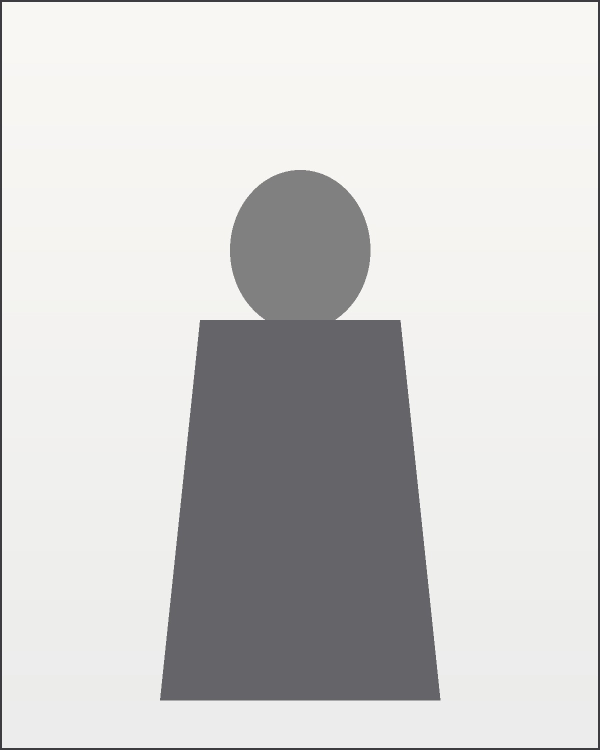
#> input picture assets/raw/owner/owner.jpg, 1200 x 1500 px (shown at 1/2 size); its folder holds only this picture in this run
$ python process_images.py
#> lines starting #> are read from the running program, lines starting #| are printed output that depends on the picture
#!/usr/bin/env python3
"""
Скрипт обработки изображений для production.

Читает assets/raw/ рекурсивно, обрабатывает и создаёт варианты в assets/processed/.
Также генерирует assets/assets-manifest.json с метаданными.

Требования:
- Исправление ориентации по EXIF (ImageOps.exif_transpose)
- Удаление метаданных (EXIF, IPTC, XMP)
- WebP (quality 85) + JPEG fallback (quality 88)
- Варианты: thumbnail (400px), card (800px), hero (1600px), fullscreen (1920px)
- Ограничение максимального размера (fullscreen 1920px по длинной стороне)
- Сохранение пропорций (thumbnail=False, resample=LANCZOS)
- Лёгкая коррекция: яркость +5%, контраст +5%, резкость через UnsharpMask
- НЕ дорисовывать элементы, НЕ менять цвета
"""

from __future__ import annotations

import argparse
import json
import logging
import os
import sys
from pathlib import Path
from typing import Any

from PIL import Image, ImageEnhance, ImageFilter, ImageOps

# Настройка логирования
logging.basicConfig(
    level=logging.INFO,
    format="%(asctime)s %(levelname)s: %(message)s",
    datefmt="%H:%M:%S",
)
logger = logging.getLogger(__name__)

# Варианты размеров (по длинной стороне)
VARIANTS = {
    "thumbnail": 400,
    "card": 800,
    "hero": 1600,
    "fullscreen": 1920,
}

# Качество выходных форматов
WEBP_QUALITY = 85
JPEG_QUALITY = 88

# Категории и их подсказки
CATEGORY_SUGGESTED_USAGE: dict[str, str] = {
    "owner": "hero_owner",
    "kitchens": "gallery",
    "kitchens_real": "gallery",
    "facades": "reference",
    "colors": "reference",
    "handles": "reference",
    "countertops": "reference",
    "logo": "logo",
    "brand": "logo",
    "reviews": "review",
}

CLIENT_PHOTO_METADATA: dict[str, dict[str, Any]] = {
    "owner_4993": {
        "caption": "Артём Ермаков в салоне «Интерьер»",
        "layout": "",
        "style": "modern",
        "primary_color": "gray",
        "alt_text": "Артём Ермаков, основатель компании «Интерьер»",
        "focus_point": {"x": 0.5, "y": 0.3},
        "suggested_usage": "hero_owner",
    },
    "owner_at_kitchen": {
        "caption": "Артём Ермаков у одной из выполненных кухонь",
        "layout": "corner",
        "style": "modern",
        "primary_color": "gray",
        "alt_text": "Артём Ермаков на фоне серой кухни на заказ",
        "focus_point": {"x": 0.45, "y": 0.45},
        "suggested_usage": "hero_owner",
    },
    "real_kitchen_light_line": {
        "caption": "Светлая линейная кухня с каменной рабочей зоной",
        "layout": "straight",
        "style": "modern",
        "primary_color": "beige",
        "alt_text": "Светлая кухня на заказ с встроенной техникой",
        "focus_point": {"x": 0.52, "y": 0.45},
    },
    "real_kitchen_green_corner": {
        "caption": "Угловая кухня в спокойном зелёном оттенке",
        "layout": "corner",
        "style": "modern",
        "primary_color": "green",
        "alt_text": "Зелёная угловая кухня на заказ",
        "focus_point": {"x": 0.5, "y": 0.45},
    },
    "real_kitchen_green_long": {
        "caption": "Просторная кухня с зелёными нижними фасадами",
        "layout": "straight",
        "style": "modern",
        "primary_color": "green",
        "alt_text": "Современная кухня с зелёными фасадами и белым верхом",
        "focus_point": {"x": 0.5, "y": 0.42},
    },
    "real_kitchen_graphite_wood": {
        "caption": "Графитовая кухня с тёплой деревянной столешницей",
        "layout": "straight",
        "style": "modern",
        "primary_color": "gray",
        "alt_text": "Графитовая кухня на заказ с деревянной столешницей",
        "focus_point": {"x": 0.5, "y": 0.46},
    },
    "real_kitchen_soft_gray_corner": {
        "caption": "Угловая кухня в серо-белой гамме",
        "layout": "corner",
        "style": "neoclassic",
        "primary_color": "gray",
        "alt_text": "Серо-белая угловая кухня на заказ",
        "focus_point": {"x": 0.52, "y": 0.45},
    },
    "real_kitchen_classic_white": {
        "caption": "Классическая белая кухня с витринными фасадами",
        "layout": "straight",
        "style": "classic",
        "primary_color": "white",
        "alt_text": "Белая классическая кухня на заказ",
        "focus_point": {"x": 0.5, "y": 0.48},
    },
    "work_4481": {
        "caption": "Светлая кухня с пеналами",
        "style": "modern",
        "primary_color": "beige",
        "alt_text": "Светлая кухня с пеналами и встроенной техникой",
        "focus_point": {"x": 0.52, "y": 0.45},
    },
    "work_4482": {
        "caption": "Угловая кухня с древесной стеновой панелью",
        "layout": "corner",
        "style": "modern",
        "primary_color": "gray",
        "alt_text": "Угловая кухня с серыми фасадами и древесной стеновой панелью",
        "focus_point": {"x": 0.52, "y": 0.46},
    },
    "work_4485": {
        "caption": "Светлая рабочая зона без ручек",
        "style": "modern",
        "primary_color": "white",
        "alt_text": "Светлая рабочая зона кухни без ручек",
        "focus_point": {"x": 0.48, "y": 0.45},
    },
    "work_4486": {
        "caption": "Угловая кухня с зелёным акцентом",
        "layout": "corner",
        "style": "modern",
        "primary_color": "green",
        "alt_text": "Угловая кухня с зелёными нижними фасадами",
        "focus_point": {"x": 0.5, "y": 0.45},
    },
    "work_4487": {
        "caption": "Фрагмент серой кухни",
        "style": "modern",
        "primary_color": "gray",
        "alt_text": "Рабочая зона кухни с серыми фасадами",
        "focus_point": {"x": 0.5, "y": 0.46},
    },
    "work_4488": {
        "caption": "Зелёно-белая кухня с длинной рабочей зоной",
        "style": "modern",
        "primary_color": "green",
        "alt_text": "Кухня с зелёными фасадами и светлой столешницей",
        "focus_point": {"x": 0.5, "y": 0.42},
    },
    "work_4489": {
        "caption": "Угловая кухня с встроенной техникой",
        "layout": "corner",
        "style": "modern",
        "primary_color": "gray",
        "alt_text": "Компактная угловая кухня со встроенной техникой",
        "focus_point": {"x": 0.5, "y": 0.45},
    },
    "work_4490": {
        "caption": "Рабочая линия кухни",
        "style": "modern",
        "primary_color": "gray",
        "alt_text": "Столешница и варочная зона кухни",
        "focus_point": {"x": 0.5, "y": 0.45},
    },
    "work_4491": {
        "caption": "Угловая кухня с древесной столешницей",
        "layout": "corner",
        "style": "modern",
        "primary_color": "gray",
        "alt_text": "Угловая кухня в графитовых и древесных оттенках",
        "focus_point": {"x": 0.5, "y": 0.46},
    },
    "work_4492": {
        "caption": "Компактная линейная кухня",
        "layout": "straight",
        "style": "modern",
        "primary_color": "gray",
        "alt_text": "Компактная линейная кухня в серых оттенках",
        "focus_point": {"x": 0.5, "y": 0.45},
    },
    "work_4493": {
        "caption": "Серо-белая угловая кухня",
        "layout": "corner",
        "style": "modern",
        "primary_color": "gray",
        "alt_text": "Серо-белая угловая кухня",
        "focus_point": {"x": 0.5, "y": 0.45},
    },
    "work_4494": {
        "caption": "П-образная кухня в зелёном цвете",
        "layout": "u_shape",
        "style": "modern",
        "primary_color": "green",
        "alt_text": "П-образная зелёная кухня в компактном помещении",
        "focus_point": {"x": 0.5, "y": 0.48},
    },
    "work_4495": {
        "caption": "Классическая угловая кухня",
        "layout": "corner",
        "style": "classic",
        "primary_color": "white",
        "alt_text": "Классическая белая угловая кухня",
        "focus_point": {"x": 0.5, "y": 0.46},
    },
    "work_4496": {
        "caption": "Небольшая угловая кухня",
        "layout": "corner",
        "style": "modern",
        "primary_color": "gray",
        "alt_text": "Небольшая угловая кухня в светло-серых оттенках",
        "focus_point": {"x": 0.5, "y": 0.46},
    },
    "logo_interier": {
        "caption": "Логотип мебельного салона Интерьер",
        "alt_text": "Логотип Мебельный салон Интерьер",
        "suggested_usage": "logo",
    },
    "logo_interier_cropped": {
        "caption": "Логотип мебельного салона Интерьер",
        "alt_text": "Логотип Мебельный салон Интерьер",
        "suggested_usage": "logo_header",
    },
}


def _setup_directories(output_root: Path) -> None:
    """Создаёт выходные директории для всех категорий."""
    for category in CATEGORY_SUGGESTED_USAGE:
        (output_root / category).mkdir(parents=True, exist_ok=True)


def _get_category(file_path: Path, input_root: Path) -> str:
    """Определяет категорию из пути относительно input_root."""
    try:
        rel = file_path.relative_to(input_root)
        parts = rel.parts
        if len(parts) >= 2:
            return parts[0]
    except ValueError:
        pass
    return "unknown"


def _get_file_id(file_path: Path) -> str:
    """Возвращает ID файла без расширения."""
    return file_path.stem


def _fix_orientation(img: Image.Image) -> Image.Image:
    """Исправляет ориентацию изображения по EXIF."""
    return ImageOps.exif_transpose(img) or img


def _strip_metadata(img: Image.Image) -> Image.Image:
    """Удаляет все метаданные (EXIF, IPTC, XMP) из изображения."""
    clean = Image.new(img.mode, img.size)
    clean.paste(img)
    return clean


def _apply_light_correction(img: Image.Image) -> Image.Image:
    """Применяет лёгкую коррекцию: яркость +5%, контраст +5%, мягкая резкость."""
    # Яркость +5%
    enhancer = ImageEnhance.Brightness(img)
    img = enhancer.enhance(1.05)

    # Контраст +5%
    enhancer = ImageEnhance.Contrast(img)
    img = enhancer.enhance(1.05)

    # Резкость — мягкая UnsharpMask
    img = img.filter(
        ImageFilter.UnsharpMask(radius=2, percent=80, threshold=3)
    )

    return img


def _resize_to_long_side(img: Image.Image, max_size: int) -> Image.Image:
    """Уменьшает изображение, чтобы длинная сторона не превышала max_size.

    Сохраняет пропорции, использует LANCZOS.
    """
    w, h = img.size
    long_side = max(w, h)
    if long_side <= max_size:
        return img

    ratio = max_size / long_side
    new_w = int(w * ratio)
    new_h = int(h * ratio)
    return img.resize((new_w, new_h), Image.Resampling.LANCZOS)


def _create_variants(
    img: Image.Image,
    output_dir: Path,
    basename: str,
) -> dict[str, dict[str, Any]]:
    """Создаёт варианты изображения (thumbnail, card, hero, fullscreen) в WebP и JPEG.

    Возвращает словарь с метаданными для каждого варианта.
    """
    variants: dict[str, dict[str, Any]] = {}

    for variant_name, max_size in VARIANTS.items():
        resized = _resize_to_long_side(img, max_size)

        # WebP
        webp_path = output_dir / f"{basename}_{variant_name}.webp"
        # Для WebP конвертируем в RGB если нужно
        webp_img = resized.convert("RGB") if resized.mode in ("RGBA", "LA", "P") else resized
        webp_img.save(webp_path, "WEBP", quality=WEBP_QUALITY, method=6)

        # JPEG fallback
        jpg_path = output_dir / f"{basename}_{variant_name}.jpg"
        jpg_img = resized.convert("RGB") if resized.mode in ("RGBA", "LA", "P") else resized
        jpg_img.save(jpg_path, "JPEG", quality=JPEG_QUALITY, optimize=True)

        variants[variant_name] = {
            "webp": str(webp_path),
            "jpg": str(jpg_path),
            "width": resized.width,
            "height": resized.height,
        }

        logger.debug("  Вариант %s: %dx%d", variant_name, resized.width, resized.height)

    return variants


def _determine_orientation(width: int, height: int) -> str:
    """Определяет ориентацию изображения."""
    if width > height:
        return "landscape"
    elif height > width:
        return "portrait"
    return "square"


def _is_real_work(category: str) -> bool:
    """Определяет, является ли изображение реальной работой (не placeholder)."""
    return category == "kitchens_real"


def _get_quality(category: str) -> str:
    """Возвращает качество изображения."""
    if category in ("kitchens_real", "brand"):
        return "client_photo"
    return "placeholder"


def _is_suitable_for_hero(category: str) -> bool:
    """Определяет, подходит ли изображение для hero-секции."""
    return category in ("owner", "kitchens", "kitchens_real", "logo", "brand")


def _is_suitable_for_gallery(category: str) -> bool:
    """Определяет, подходит ли изображение для галереи."""
    return category in ("kitchens", "kitchens_real")


def _is_suitable_for_ai_reference(category: str) -> bool:
    """Определяет, подходит ли изображение для AI-референса."""
    return category in ("kitchens", "kitchens_real", "facades", "colors", "handles", "countertops")


def process_file(
    file_path: Path,
    input_root: Path,
    output_root: Path,
    display_order: int,
) -> dict[str, Any] | None:
    """Обрабатывает один файл изображения.

    Возвращает запись для манифеста или None, если файл пропущен.
    """
    # Пропускаем не-изображения и .gitkeep
    if file_path.name.startswith("."):
        logger.debug("Пропуск скрытого файла: %s", file_path)
        return None

    ext = file_path.suffix.lower()
    if ext not in (".jpg", ".jpeg", ".png", ".webp", ".gif", ".bmp", ".tiff"):
        logger.debug("Пропуск не-изображения: %s", file_path)
        return None

    category = _get_category(file_path, input_root)
    file_id = _get_file_id(file_path)
    basename = file_path.stem

    logger.info("Обработка: %s (категория: %s)", file_path, category)

    try:
        with Image.open(file_path) as img:
            # Исправляем ориентацию
            img = _fix_orientation(img)

            # Удаляем метаданные
            img = _strip_metadata(img)

            # Лёгкая коррекция
            img = _apply_light_correction(img)

            # Определяем выходную директорию
            output_dir = output_root / category
            output_dir.mkdir(parents=True, exist_ok=True)

            # Создаём варианты
            variants = _create_variants(img, output_dir, basename)

            # Определяем ориентацию по исходному размеру (fullscreen вариант)
            fullscreen_info = variants.get("fullscreen", variants.get("hero", variants.get("card")))
            orientation = _determine_orientation(
                fullscreen_info["width"],
                fullscreen_info["height"],
            )

            # Формируем запись манифеста
            entry: dict[str, Any] = {
                "id": file_id,
                "source_path": str(file_path),
                "category": category,
                "orientation": orientation,
                "variants": variants,
                "suggested_usage": CATEGORY_SUGGESTED_USAGE.get(category, "general"),
                "quality": _get_quality(category),
                "suitable_for_hero": _is_suitable_for_hero(category),
                "suitable_for_gallery": _is_suitable_for_gallery(category),
                "suitable_for_ai_reference": _is_suitable_for_ai_reference(category),
                "caption": "",
                "layout": "",
                "style": "",
                "primary_color": "",
                "alt_text": "",
                "focus_point": {"x": 0.5, "y": 0.5},
                "display_order": display_order,
                "is_real_work": _is_real_work(category),
            }

            entry.update(CLIENT_PHOTO_METADATA.get(file_id, {}))

            return entry

    except Exception as e:
        logger.error("Ошибка обработки %s: %s", file_path, e)
        return None


def collect_image_files(input_root: Path) -> list[Path]:
    """Рекурсивно собирает все файлы изображений из input_root."""
    image_files: list[Path] = []

    if not input_root.exists():
        logger.warning("Входная директория не существует: %s", input_root)
        return image_files

    for root, _dirs, files in os.walk(input_root):
        for filename in sorted(files):
            file_path = Path(root) / filename
            ext = file_path.suffix.lower()
            if ext in (".jpg", ".jpeg", ".png", ".webp", ".gif", ".bmp", ".tiff"):
                image_files.append(file_path)

    # Сортируем для детерминированного порядка
    image_files.sort()
    return image_files


def write_manifest(manifest_path: Path, entries: list[dict[str, Any]]) -> None:
    """Записывает манифест в JSON."""
    manifest = {"files": entries}
    manifest_path.parent.mkdir(parents=True, exist_ok=True)
    with open(manifest_path, "w", encoding="utf-8") as f:
        json.dump(manifest, f, ensure_ascii=False, indent=2)
    logger.info("Манифест записан: %s (%d записей)", manifest_path, len(entries))


def main() -> int:
    """Главная функция скрипта обработки изображений."""
    parser = argparse.ArgumentParser(
        description="Обработка изображений для production",
    )
    parser.add_argument(
        "--input",
        default="assets/raw",
        help="Входная директория с изображениями (по умолчанию: assets/raw)",
    )
    parser.add_argument(
        "--output",
        default="assets/processed",
        help="Выходная директория для обработанных изображений (по умолчанию: assets/processed)",
    )
    parser.add_argument(
        "--manifest",
        default="assets/assets-manifest.json",
        help="Путь к файлу манифеста (по умолчанию: assets/assets-manifest.json)",
    )
    args = parser.parse_args()

    # Определяем абсолютные пути
    project_root = Path(__file__).resolve().parent.parent
    input_root = project_root / args.input
    output_root = project_root / args.output
    manifest_path = project_root / args.manifest

    logger.info("Входная директория:  %s", input_root)
    logger.info("Выходная директория: %s", output_root)
    logger.info("Манифест:            %s", manifest_path)

    # Проверяем существование входной директории
    if not input_root.exists():
        logger.warning("Входная директория не существует: %s", input_root)
        logger.warning("Создаю директорию...")
        input_root.mkdir(parents=True, exist_ok=True)

    # Создаём выходные директории
    _setup_directories(output_root)

    # Собираем файлы
    image_files = collect_image_files(input_root)
    logger.info("Найдено изображений: %d", len(image_files))

    if not image_files:
        logger.warning("Нет изображений для обработки!")
        # Записываем пустой манифест
        write_manifest(manifest_path, [])
        return 0

    # Обрабатываем файлы
    entries: list[dict[str, Any]] = []
    for display_order, file_path in enumerate(image_files, start=1):
        entry = process_file(file_path, input_root, output_root, display_order)
#> in process_file, img is the input picture: PIL image 1200x1500 RGB; mean R, G, B 207.2, 206.6, 205.8
#> in _strip_metadata, `clean = Image.new(img.mode, img.size)`: clean: PIL image 1200x1500 RGB; every value is 0
#> the loop in _create_variants, `for variant_name, max_size in VARIANTS.items():` made 4 passes
#> pass 1, in _create_variants, `resized = _resize_to_long_side(img, max_size)`:
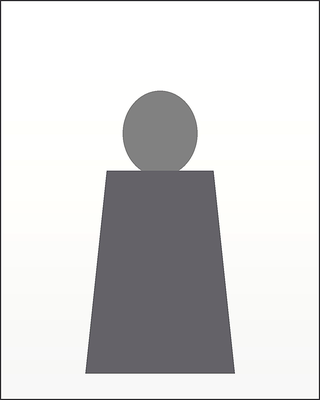
#> resized: PIL image 320x400 RGB; mean R, G, B 214.3, 213.8, 214.2
#> after the loop in _create_variants, `for variant_name, max_size in VARIANTS.items():`: variants = 4 items
#> in process_file, `orientation = _determine_orientation( fullscreen_info["width"], fullsc..`: orientation = 'portrait'
#> entry = 18 items
        if entry:
            entries.append(entry)

    # Записываем манифест
    write_manifest(manifest_path, entries)

    logger.info("Обработка завершена. Всего записей в манифесте: %d", len(entries))
    return 0


if __name__ == "__main__":
    sys.exit(main())
#> (the program exits here)
